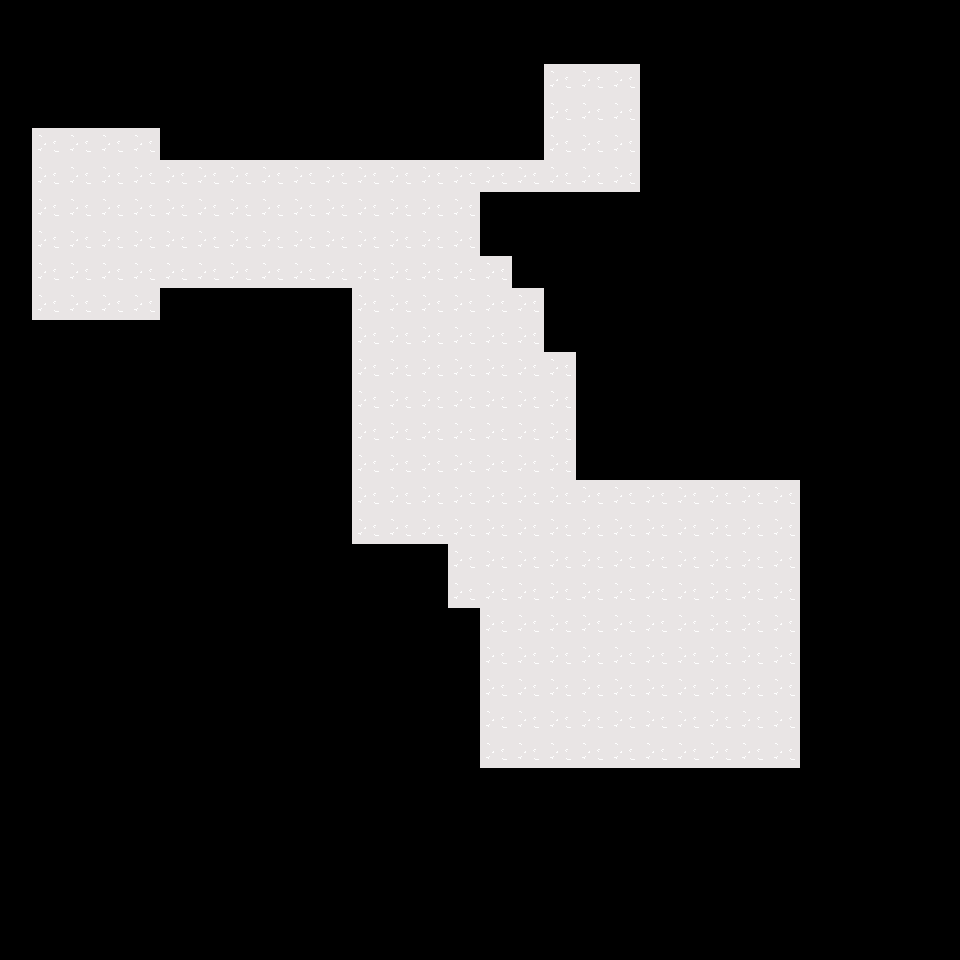

Below is a game level as drawn by its tile map, then a one-line description and the .tmx file that defines it, in full:
An orthogonal 30x30 tile map with 32x32 px tiles, 1 tile layer (Tile Layer 1).

<map version="1.0" tiledversion="1.1.3" orientation="orthogonal" renderorder="right-down" width="30" height="30" tilewidth="32" tileheight="32" infinite="0" nextobjectid="1">
 <tileset firstgid="1" source="W3Tilemap.tsx" />
 <layer name="Tile Layer 1" width="30" height="30">
  <data encoding="csv">
0,0,0,0,0,0,0,0,0,0,0,0,0,0,0,0,0,0,0,0,0,0,0,0,0,0,0,0,0,0,
0,0,0,0,0,0,0,0,0,0,0,0,0,0,0,0,0,0,0,0,0,0,0,0,0,0,0,0,0,0,
0,0,0,0,0,0,0,0,0,0,0,0,0,0,0,0,0,2,2,2,0,0,0,0,0,0,0,0,0,0,
0,0,0,0,0,0,0,0,0,0,0,0,0,0,0,0,0,2,2,2,0,0,0,0,0,0,0,0,0,0,
0,2,2,2,2,0,0,0,0,0,0,0,0,0,0,0,0,2,2,2,0,0,0,0,0,0,0,0,0,0,
0,2,2,2,2,2,2,2,2,2,2,2,2,2,2,2,2,2,2,2,0,0,0,0,0,0,0,0,0,0,
0,2,2,2,2,2,2,2,2,2,2,2,2,2,2,0,0,0,0,0,0,0,0,0,0,0,0,0,0,0,
0,2,2,2,2,2,2,2,2,2,2,2,2,2,2,0,0,0,0,0,0,0,0,0,0,0,0,0,0,0,
0,2,2,2,2,2,2,2,2,2,2,2,2,2,2,2,0,0,0,0,0,0,0,0,0,0,0,0,0,0,
0,2,2,2,2,0,0,0,0,0,0,2,2,2,2,2,2,0,0,0,0,0,0,0,0,0,0,0,0,0,
0,0,0,0,0,0,0,0,0,0,0,2,2,2,2,2,2,0,0,0,0,0,0,0,0,0,0,0,0,0,
0,0,0,0,0,0,0,0,0,0,0,2,2,2,2,2,2,2,0,0,0,0,0,0,0,0,0,0,0,0,
0,0,0,0,0,0,0,0,0,0,0,2,2,2,2,2,2,2,0,0,0,0,0,0,0,0,0,0,0,0,
0,0,0,0,0,0,0,0,0,0,0,2,2,2,2,2,2,2,0,0,0,0,0,0,0,0,0,0,0,0,
0,0,0,0,0,0,0,0,0,0,0,2,2,2,2,2,2,2,0,0,0,0,0,0,0,0,0,0,0,0,
0,0,0,0,0,0,0,0,0,0,0,2,2,2,2,2,2,2,2,2,2,2,2,2,2,0,0,0,0,0,
0,0,0,0,0,0,0,0,0,0,0,2,2,2,2,2,2,2,2,2,2,2,2,2,2,0,0,0,0,0,
0,0,0,0,0,0,0,0,0,0,0,0,0,0,2,2,2,2,2,2,2,2,2,2,2,0,0,0,0,0,
0,0,0,0,0,0,0,0,0,0,0,0,0,0,2,2,2,2,2,2,2,2,2,2,2,0,0,0,0,0,
0,0,0,0,0,0,0,0,0,0,0,0,0,0,0,2,2,2,2,2,2,2,2,2,2,0,0,0,0,0,
0,0,0,0,0,0,0,0,0,0,0,0,0,0,0,2,2,2,2,2,2,2,2,2,2,0,0,0,0,0,
0,0,0,0,0,0,0,0,0,0,0,0,0,0,0,2,2,2,2,2,2,2,2,2,2,0,0,0,0,0,
0,0,0,0,0,0,0,0,0,0,0,0,0,0,0,2,2,2,2,2,2,2,2,2,2,0,0,0,0,0,
0,0,0,0,0,0,0,0,0,0,0,0,0,0,0,2,2,2,2,2,2,2,2,2,2,0,0,0,0,0,
0,0,0,0,0,0,0,0,0,0,0,0,0,0,0,0,0,0,0,0,0,0,0,0,0,0,0,0,0,0,
0,0,0,0,0,0,0,0,0,0,0,0,0,0,0,0,0,0,0,0,0,0,0,0,0,0,0,0,0,0,
0,0,0,0,0,0,0,0,0,0,0,0,0,0,0,0,0,0,0,0,0,0,0,0,0,0,0,0,0,0,
0,0,0,0,0,0,0,0,0,0,0,0,0,0,0,0,0,0,0,0,0,0,0,0,0,0,0,0,0,0,
0,0,0,0,0,0,0,0,0,0,0,0,0,0,0,0,0,0,0,0,0,0,0,0,0,0,0,0,0,0,
0,0,0,0,0,0,0,0,0,0,0,0,0,0,0,0,0,0,0,0,0,0,0,0,0,0,0,0,0,0
</data>
 </layer>
</map>
